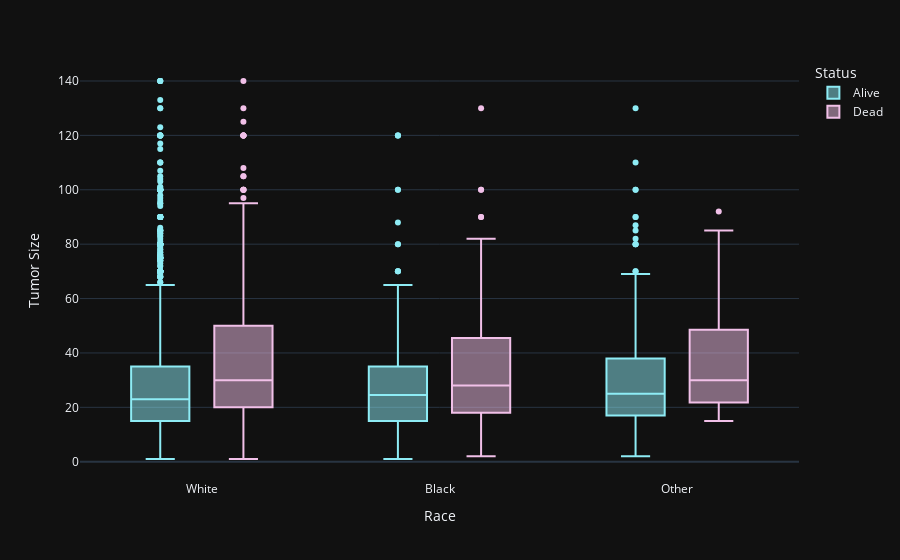

Notebook code cell kept with this figure:
### Markdown cell above
## Ethnicité

### Code cell
fig = px.box(
    df_bc,
    x="Race",
    y="Tumor Size",
    color="Status",
    color_discrete_sequence=COLORS,
    template="plotly_dark")

fig.show()

### Figure 1 — Plotly figure (JSON) as saved in the notebook; plotly's stock layout.template omitted (floating-point values rounded to 4 significant figures; data arrays with more than 128 entries replaced by an {"elided": "..."} marker saying what was removed)
{"data": [{"alignmentgroup": "True", "hovertemplate": "Status=Alive<br>Race=%{x}<br>Tumor Size=%{y}<extra></extra>", "legendgroup": "Alive", "marker": {"color": "#8eecf5"}, "name": "Alive", "notched": false, "offsetgroup": "Alive", "orientation": "v", "showlegend": true, "type": "box", "x": {"elided": "3408 str values"}, "x0": " ", "xaxis": "x", "y": {"elided": "3408 int values"}, "y0": " ", "yaxis": "y"}, {"alignmentgroup": "True", "hovertemplate": "Status=Dead<br>Race=%{x}<br>Tumor Size=%{y}<extra></extra>", "legendgroup": "Dead", "marker": {"color": "#f1c0e8"}, "name": "Dead", "notched": false, "offsetgroup": "Dead", "orientation": "v", "showlegend": true, "type": "box", "x": {"elided": "616 str values"}, "x0": " ", "xaxis": "x", "y": {"elided": "616 int values"}, "y0": " ", "yaxis": "y"}], "layout": {"boxmode": "group", "legend": {"title": {"text": "Status"}, "tracegroupgap": 0}, "margin": {"t": 60}, "xaxis": {"anchor": "y", "domain": [0, 1], "title": {"text": "Race"}}, "yaxis": {"anchor": "x", "domain": [0, 1], "title": {"text": "Tumor Size"}}}}
